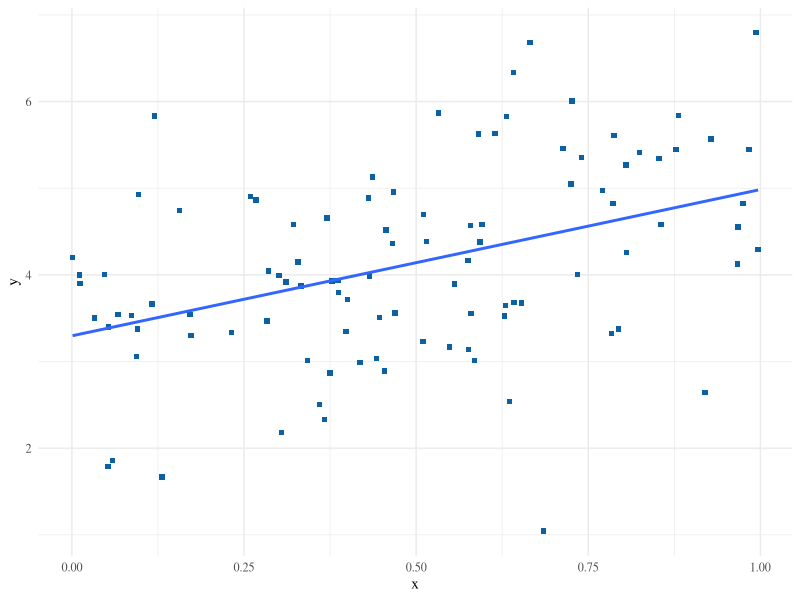
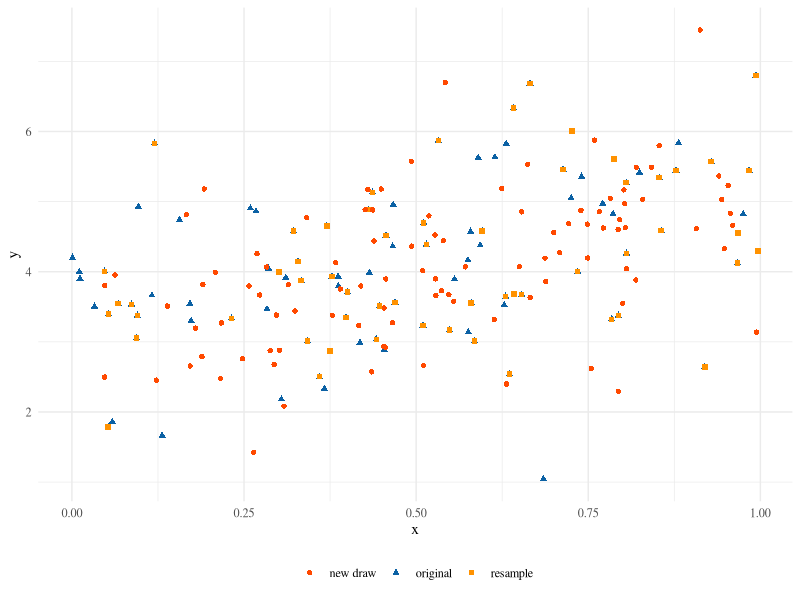
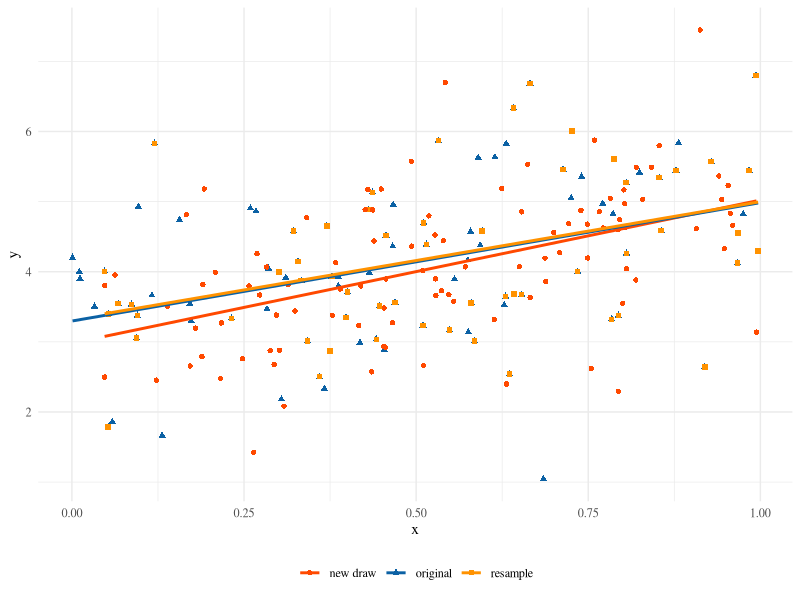
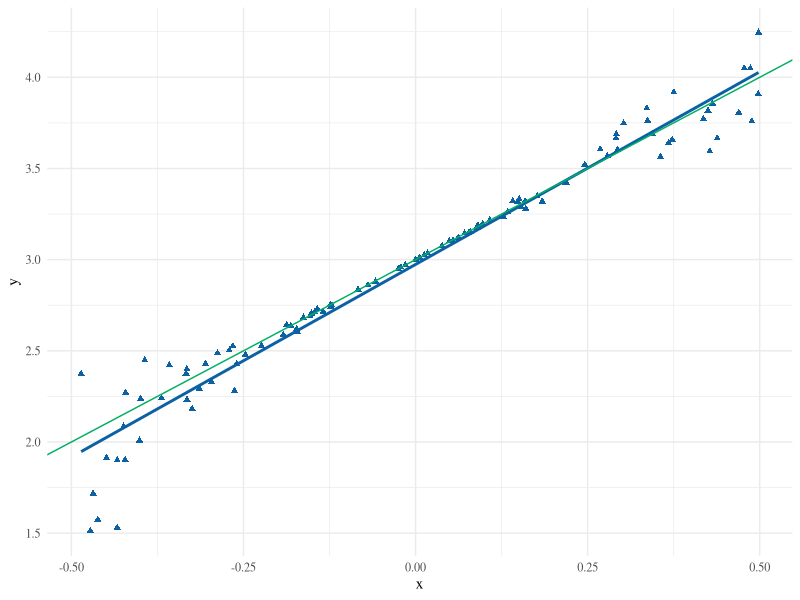
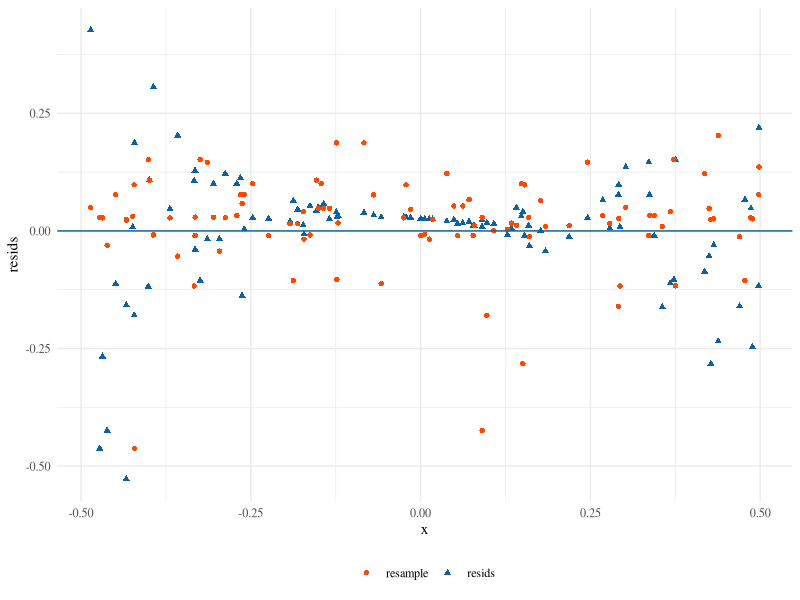
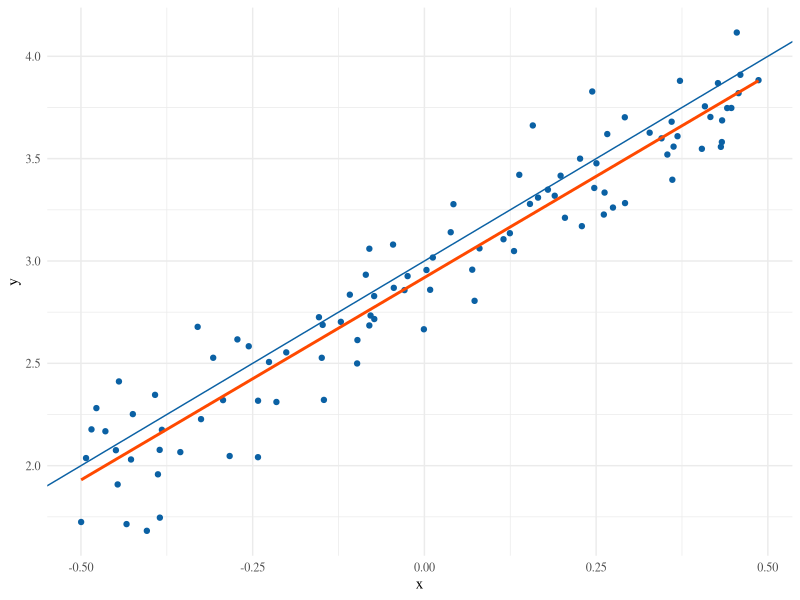
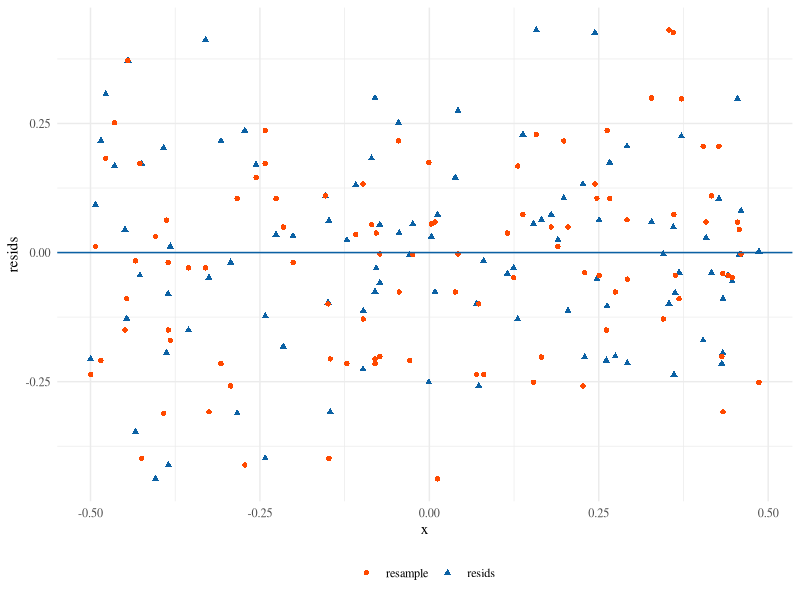
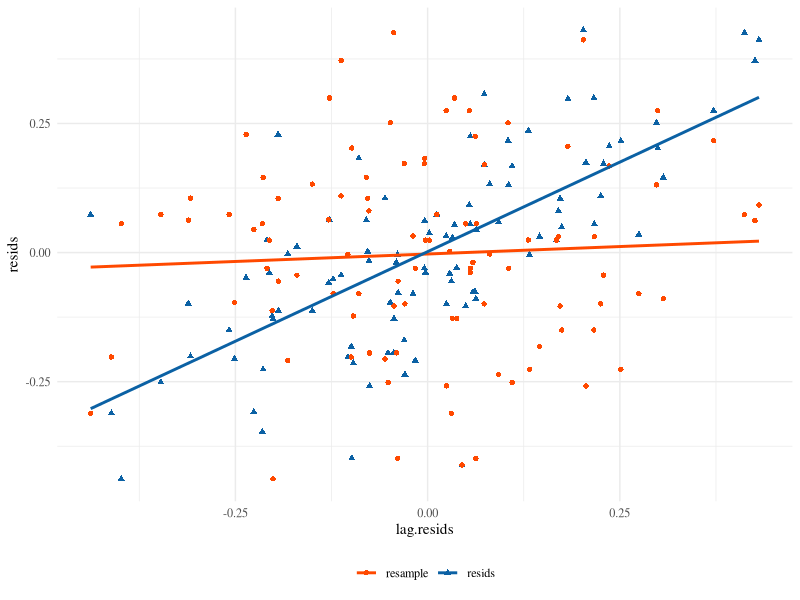

Write R code to recreate these figures, in order.
## ---- chunk 1
library(tidyverse)
theme_set(theme_minimal(base_family="serif"))
green = '#00AF64'
blue = '#0B61A4'
red = '#FF4900'
orange = '#FF9200'
## ---- chunk 2
# CI Example
m = 10000 # Number of samples
n = 40 # sample size
a = .05 # Alpha for CI

# Generate data
data <- matrix(rlnorm(m*n), nrow = n, ncol = m)

# Sample Statistics
means <- colMeans(data)
sds <- apply(data, 2, sd)

# CI Bounds
lower <- means - qt(1-a/2, n -1)*sds/sqrt(n)
upper <- means + qt(1-a/2, n -1)*sds/sqrt(n)

mu = exp(1/2) # True mean 

# Empircal Confidence
sum(lower < mu & upper > mu)/m
## ---- chunk 3
set.seed(999) # We use seeds so that others can replicate our results.
sample(1:10, replace=TRUE, prob=1:10)# prob automaticall normalizes
sample(letters[1:10], replace=TRUE, prob=1:10)
sample(letters[1:10], replace=TRUE)
sample(letters[1:10])
sample.int(10)
## ---- chunk 4
set.seed(111)
n = 100; x = runif(n)
df = data.frame(x=x, y=3+2*x+rnorm(n))
ggplot(df, aes(x,y)) + geom_point(color=blue,shape=15) +
  geom_smooth(method = 'lm', se = F)
## ---- chunk 5
resample <- function(df) {
  stopifnot(is.data.frame(df) | is.matrix(df)) # Data verification
  df[sample(1:nrow(df), replace = TRUE),]
}
# Resample
df2 = resample(df)

#New from same model
xn = runif(n)
df3 = data.frame(x=xn, y=3+2*xn+rnorm(n))

# Combine data into 'long' format for ggplot
df = rbind(df,df2,df3)

#Give data groups
df$grp = rep(c('original','resample','new draw'), each=n)

p <- ggplot(df, aes(x,y,color=grp)) + geom_point(aes(shape=grp)) +
  scale_color_manual(values=c(red,blue,orange)) +
  theme(legend.title = element_blank(),legend.position = 'bottom')

p
## ---- chunk 6
# Plot some lines over that same plot. Linear regression is performed on each group

p + geom_smooth(method='lm', se = FALSE) # Suppress the  
## ---- chunk 7
x = runif(n) - 0.5; y = 3+2*x + rnorm(n)*x^2

dfHetero = data.frame(x=x, y=y)

ggplot(dfHetero, aes(x,y)) + geom_point(color=blue,shape=17) +
  geom_smooth(method='lm', se=FALSE,color=blue) + 
  geom_abline(intercept = 3, slope=2, color=green)
## ---- chunk 8
heteromod = lm(y~x,data=dfHetero)
dfHetero$resids = residuals(heteromod)
dfHetero$resample = sample(residuals(heteromod), replace = TRUE)
dfHetero %>% gather(key='type', value='resids',-c(y,x)) %>% 
  ggplot(aes(x,resids,color=type,shape=type)) + geom_point() + 
  scale_color_manual(values=c(red,blue)) +
  theme(legend.title = element_blank(),legend.position = 'bottom') +
  geom_hline(yintercept=0, color=blue)
## ---- chunk 9
set.seed(222)
x = runif(n)-0.5

# Time series  (residuals have a correlation)
y = 3+2*x + c(arima.sim(list(ar=.8), n, rand.gen = function(n) 0.1* rt(n, df=5)))

dfTS = data.frame(x=x, y=y)

ggplot(dfTS, aes(x,y)) + geom_point(color=blue) + 
  geom_smooth(method='lm',se=FALSE, color=red) +
  geom_abline(intercept = 3, slope = 2, color=blue)
## ---- chunk 10
tsMod = lm(y~x, data=dfTS)
dfTS$resids = residuals(tsMod)
dfTS$resample = sample(residuals(tsMod), replace = TRUE)
dfTS %>% gather(key='type', value='resids',-c(y,x)) %>% 
  ggplot(aes(x,resids,color=type,shape=type)) + geom_point() + 
  scale_color_manual(values=c(red,blue)) +
  theme(legend.title = element_blank(),legend.position = 'bottom') +
  geom_hline(yintercept=0, color=blue)
## ---- chunk 11
# The correlation is between a residual and its next value
lag.resids = with(dfTS, data.frame(lag.resids = resids[-n], resids = resids[-1]))

#Resample residuals, this shouldn't matter if they are independent
lag.resids$resample = sample(lag.resids$resids, replace = TRUE)

# Make a plot of lag versus residuals
lag.resids %>% gather(key='type', value='resids',-lag.resids) %>% 
  ggplot(aes(lag.resids,resids,color=type,shape=type)) + geom_point() + 
  scale_color_manual(values=c(red,blue)) +
  theme(legend.title = element_blank(),legend.position = 'bottom') +
  geom_smooth(method='lm', se = F)
## ---- chunk 12
n=40
set.seed(999)
x = rlnorm(n)
mean = mean(x)
B = 1000
alpha = 0.05
bootMean <- function(x) mean(sample(x, replace=TRUE))
bootDist = replicate(B, bootMean(x))
bootCI = 2* mean - quantile(bootDist, probs = c(1-alpha/2, alpha/2))
ggplot(data.frame(bootDist), aes(bootDist)) + geom_density(color=blue) +
  geom_vline(xintercept = bootCI, col=blue, linetype=2) + 
  geom_vline(xintercept = mean, col=blue) + 
  geom_vline(xintercept = exp(1/2), col=red) # truth

bootCI
## ---- chunk 13
ggplot(data.frame(x=c(0,12)), aes(x)) + 
  stat_function(fun=function(x) dchisq(x, df=4), color=blue) +
  geom_vline(xintercept = 4, color=blue) + # mean
  geom_vline(xintercept = qchisq(.5,4), color=red) # median
## ---- chunk 14
n=50
set.seed(667)
x = rchisq(n, 4)
med = median(x)
B = 100
alpha = 0.05
bootMed <- function(x) median(sample(x, replace=TRUE))
bootDist = replicate(B, bootMed(x))
bootCI = 2* med - quantile(bootDist, probs = c(1-alpha/2, alpha/2))
ggplot(data.frame(bootDist), aes(bootDist)) + geom_density(color=blue) +
  geom_vline(xintercept = bootCI, col=blue, linetype=2) + 
  geom_vline(xintercept = med, col=blue) + 
  geom_vline(xintercept = qchisq(.5, 4), col=red) # truth
## ---- chunk 15
xbar = mean(x) # What is the mean of a Chi-Squared Distribution?
s = sd(x)
ParaBootSamp <- function(B, xbar, s){
  means = rnorm(B, mean=xbar, sd=s/sqrt(n)) # add some noise to the mean.
  meds = qchisq(.5, means)
  return(meds)
}
ParaBootDist = ParaBootSamp(B, xbar, s)
ParaBootCI = 2* med - quantile(ParaBootDist, probs = c(1-alpha/2, alpha/2))
ggplot(data.frame(bootDist), aes(ParaBootDist)) + geom_density(color=blue) +
  geom_vline(xintercept = ParaBootCI, col=blue, linetype=2) + 
  geom_vline(xintercept = med, col=blue) + 
  geom_vline(xintercept = qchisq(.5, 4), col=red) # truth
## ---- chunk 16
bootCI[2] - bootCI[1]
## ---- chunk 17
ParaBootCI[2] - ParaBootCI[1]
## ---- chunk 18
library(MASS)
fatcats = cats
fatcats$Hwt = fitted(lm(Hwt~Bwt, data=cats)) + rt(nrow(fatcats), 3)
## ---- chunk 19
library(MASS)
ggplot(fatcats, aes(Bwt, Hwt)) + geom_point(color=blue)
## ---- chunk 20
## Running the model on the original data
cats.lm = lm(Hwt ~ 0+Bwt,data=fatcats)
summary(cats.lm)
confint(cats.lm)
## ---- chunk 21
qqnorm(residuals(cats.lm))
qqline(residuals(cats.lm))
## ---- chunk 22
resample <- function(x) {
    sample(x, replace = TRUE)
}
resample.data.frame <- function(data) {
    sample.rows <- resample(1:nrow(data))
    return(data[sample.rows, ])
}
rboot <- function(statistic, simulator, B) {
    tboots <- replicate(B, statistic(simulator()))
    if (is.null(dim(tboots))) {
        tboots <- array(tboots, dim = c(1, B))
    }
    return(tboots)
}
bootstrap <- function(tboots, summarizer, ...) {
    summaries <- apply(tboots, 1, summarizer, ...)
    return(t(summaries))
}
equitails <- function(x, alpha) {
    lower <- quantile(x, alpha/2)
    upper <- quantile(x, 1 - alpha/2)
    return(c(lower, upper))
}
bootstrap.ci <- function(statistic = NULL, simulator = NULL, tboots = NULL,
    B = if (!is.null(tboots)) {
        ncol(tboots)
    }, t.hat, level) {
    if (is.null(tboots)) {
        stopifnot(!is.null(statistic))
        stopifnot(!is.null(simulator))
        stopifnot(!is.null(B))
        tboots <- rboot(statistic, simulator, B)
    }
    alpha <- 1 - level
    intervals <- bootstrap(tboots, summarizer = equitails, alpha = alpha)
    upper <- t.hat + (t.hat - intervals[, 1])
    lower <- t.hat + (t.hat - intervals[, 2])
    CIs <- cbind(lower = lower, upper = upper)
    return(CIs)
}
## ---- chunk 23
## Simulator
resamp.resids.cats <- function(){
  resids = residuals(cats.lm)
  newResids = sample(resids, replace=TRUE) 
    # resample the residuals from the original model
  newCats = data.frame(Bwt = fatcats$Bwt, 
    Hwt=fitted(cats.lm) + newResids) # create a new dataframe 
                                     # with the original x's but new y's
  return(newCats)
}
## Estimator
fitCats <- function(newCats) coef(lm(Hwt~0+Bwt, data=newCats)) # get the coef from OLS
fitCats(fatcats) # test the above on original data, should give same coef
## ---- chunk 24
cisPara = bootstrap.ci(statistic = fitCats,
                       simulator = resamp.resids.cats,
                       B = 1000, t.hat = fitCats(fatcats),
                       level = 0.95)
## ---- chunk 25
resamp.cats <- function() resample.data.frame(fatcats)
cisNonPara = bootstrap.ci(statistic = fitCats,
                          simulator = resamp.cats,
                          B = 1000, t.hat = fitCats(fatcats),
                          level = 0.95)
  # use the prev func to 
  # bootstrap on resampled data  
cisPara
cisNonPara
